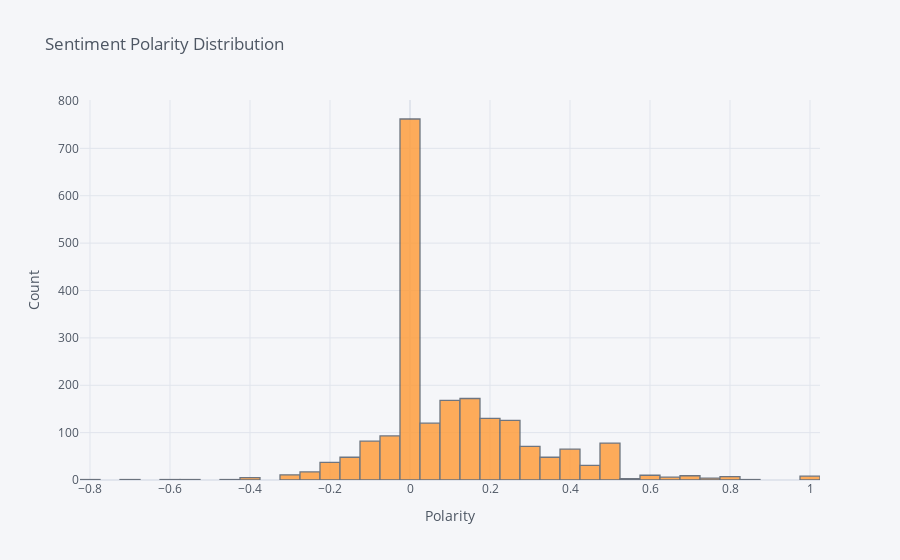

Notebook code cell kept with this figure:
### Markdown cell above
#### Exploring Variable Distributions

### Code cell
df['polarity'].iplot(kind = 'hist', xTitle = 'Polarity', yTitle = 'Count', title = 'Sentiment Polarity Distribution', bins = 50)
# most of the text entries have very neutral sentiment

### Figure 1 — Plotly figure (JSON) as saved in the notebook; plotly's stock layout.template omitted (floating-point values rounded to 4 significant figures; data arrays with more than 128 entries replaced by an {"elided": "..."} marker saying what was removed)
{"data": [{"histfunc": "count", "histnorm": "", "marker": {"color": "rgba(255, 153, 51, 1.0)", "line": {"color": "#4D5663", "width": 1.3}}, "name": "polarity", "nbinsx": 50, "opacity": 0.8, "orientation": "v", "type": "histogram", "x": {"elided": "2117 float values"}}], "layout": {"barmode": "overlay", "legend": {"bgcolor": "#F5F6F9", "font": {"color": "#4D5663"}}, "paper_bgcolor": "#F5F6F9", "plot_bgcolor": "#F5F6F9", "title": {"font": {"color": "#4D5663"}, "text": "Sentiment Polarity Distribution"}, "xaxis": {"gridcolor": "#E1E5ED", "showgrid": true, "tickfont": {"color": "#4D5663"}, "title": {"font": {"color": "#4D5663"}, "text": "Polarity"}, "zerolinecolor": "#E1E5ED"}, "yaxis": {"gridcolor": "#E1E5ED", "showgrid": true, "tickfont": {"color": "#4D5663"}, "title": {"font": {"color": "#4D5663"}, "text": "Count"}, "zerolinecolor": "#E1E5ED"}}}
